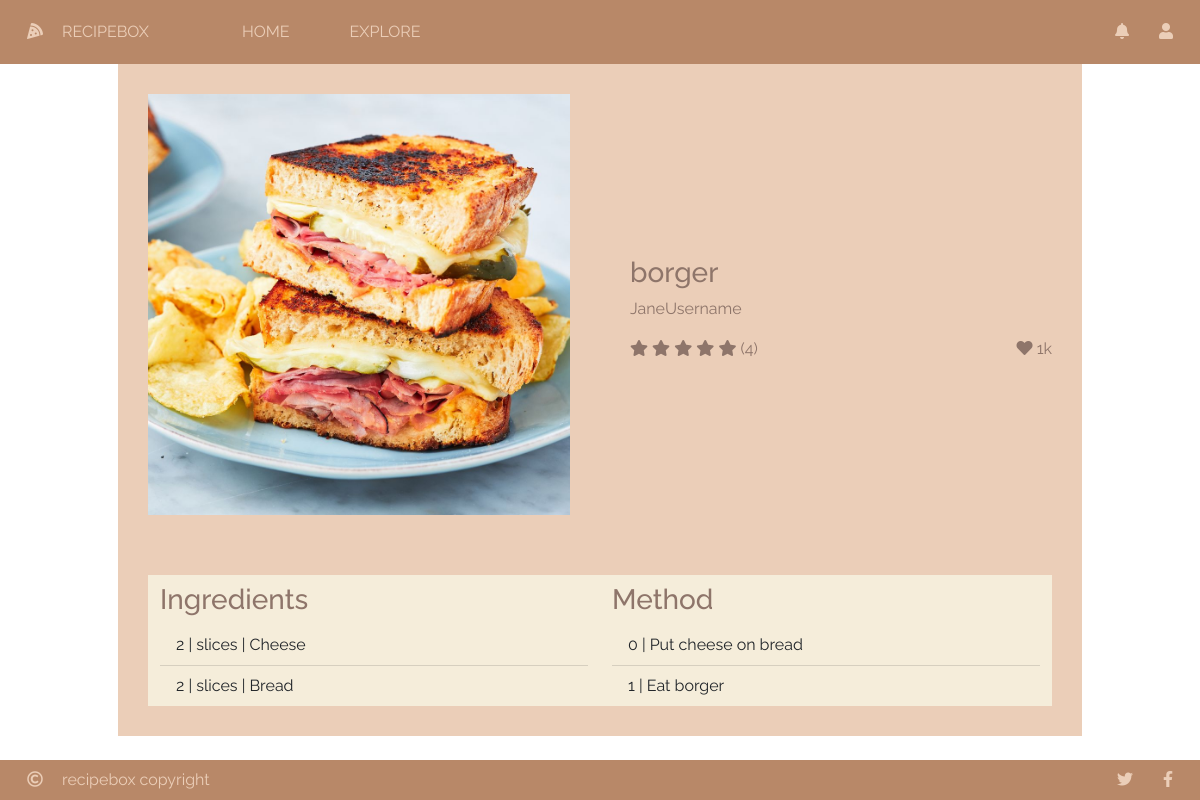
Screenshot of /recipe/54/ with the database file from the repository.
### recipebox/models/recipes.py (models this page shows, shortened)
class Recipe(db.Model):
    __tablename__ = "recipe"
    id = db.Column(db.Integer, primary_key=True)
    name = db.Column(db.String(30), nullable=False)
    picture = db.Column(db.String(150), nullable=False)
    cook_time = db.Column(db.Integer, nullable=False)
    ingredients = db.relationship('RecipeIngredient', backref="recipe_object", lazy=True)
    procedures = db.relationship('RecipeProcedure', backref="recipe_object", lazy=True)
    user_id = db.Column(db.Integer, db.ForeignKey('user.id'), nullable=False)
    likes = db.relationship('Like', backref="recipe_object", lazy=True)
    ratings = db.relationship('Rating', backref="recipe_object", lazy=True)
    tags  =  db.relationship('Tag', secondary=tags, lazy='subquery', backref=db.backref('recipes', lazy=True))

class RecipeIngredient(db.Model):
    __tablename__ = "recipe_ingredient"
    id = db.Column(db.Integer, primary_key=True)
    recipe_id = db.Column(db.Integer, db.ForeignKey('recipe.id'), nullable=False)
    ingredient_id = db.Column(db.Integer, db.ForeignKey('ingredient.id'), nullable=False)
    quantity = db.Column(db.Integer, nullable=False)
    unit = db.Column(db.String(30), nullable=False)

class Ingredient(db.Model):
    __tablename__ = "ingredient"
    id = db.Column(db.Integer, primary_key=True)
    name = db.Column(db.String(30), nullable=False)
    picture  = db.Column(db.String(150), nullable=False)
    recipes = db.relationship('RecipeIngredient', backref="ingredient_object", lazy=True)

class RecipeProcedure(db.Model):
    __tablename__ = "recipe_procedure"
    id = db.Column(db.Integer, primary_key=True)
    recipe_id = db.Column(db.Integer, db.ForeignKey('recipe.id'), nullable=False)
    recipe_step = db.Column(db.Integer, nullable=False)
    procedure = db.Column(db.String(100), nullable=False)

### recipebox/recipes/recipes.py (the view)
@recipe_bp.route('/recipe/<id>/')
def recipe_view(id):
    selected_recipe = Recipe.query.get(id)
    if selected_recipe is None:
        return render_template('404_notfound.html')
    else:
        return render_template('view.html', recipe=selected_recipe)

### recipebox/recipes/templates/view.html (shortened to what this page needs)
{% extends "base.html" %}
{% block head %}
	{{ super() }}
	<link rel="stylesheet" type="text/css" href="{{ url_for('static', filename='css/recipes/view.css') }}"/>
{% endblock %}
{% block content %}
	<div id="view-container" class="container">
		<div id="recipe-info" class="row">
			<div class="col-6">
				<div class="img-box">
					<img src="{{ url_for('static', filename='res/recipes/hamcheesesandwich.png') }}"></div>
			</div>
			<div class="col vertical-center">
				<h3>{{ recipe.name }}</h3>
				<p class="subtitle">JaneUsername</p>
				<div class="inline">
					<div id="star-score">
						{% for i in range(5) %}
							<i class="fas fa-star"></i>
						{% endfor %}
						<p>(4)</p>
					</div>
					<div id="like-button">
						<i class="fas fa-heart"></i>
						<p>1k</p>
					</div>
				</div>
			</div>
		</div>
		<div id="recipe-procedure" class="row">
			<div id="ingredient-list" class="col-6">
				<h3>Ingredients</h3>
				<ul class="list-group list-group-flush">
					{% for ingredient in recipe.ingredients %}
						<li class="list-group-item">
							{{ ingredient.quantity }} | {{ ingredient.unit }} | {{ ingredient.ingredient_object.name }}
						</li>
					{% endfor %}
				</ul>
			</div>
			<div id="method-list" class="col-6">
				<h3>Method</h3>
				<ul class="list-group list-group-flush">
					{% for procedure in recipe.procedures %}
						<li class="list-group-item">
							{{ procedure.recipe_step }} | {{ procedure.procedure }}
						</li>
					{% endfor %}
				</ul>
			</div>
		</div>
	</div>
{% endblock %}

### recipebox/static/css/recipebox.css (style rules this page uses)
html { min-height: 100%; }
body { background: url("../res/background.png") no-repeat center center fixed; background-size: cover; color: #f5edda; height: 100%; font-family: "Raleway", sans-serif; }
.vertical-center { margin-top: auto; margin-bottom: auto; }

### recipebox/static/css/recipes/view.css (style rules this page uses)
#view-container { padding: 0px 100px; color: #8e756a; }
h3 { margin: 8px 0px; }
#recipe-info, #recipe-procedure, #comments { background-color: #ebceb8; }
#recipe-info > div, #recipe-procedure { padding: 30px; }
#recipe-info img { max-width: 100%; max-height: 100%; object-fit: contain; }
#recipe-info .inline, #recipe-info .inline * { display: inline; }
#like-button { float: right; }
#ingredient-list *, #ingredient-list, #method-list *, #method-list { background-color: #f5edda; }

### rows the page displays
Recipe: name "borger"
RecipeIngredient: quantity "2", unit "slices", ingredient_object.name "Cheese"
RecipeIngredient: quantity "2", unit "slices", ingredient_object.name "Bread"
RecipeProcedure: recipe_step "0", procedure "Put cheese on bread"
RecipeProcedure: recipe_step "1", procedure "Eat borger"
